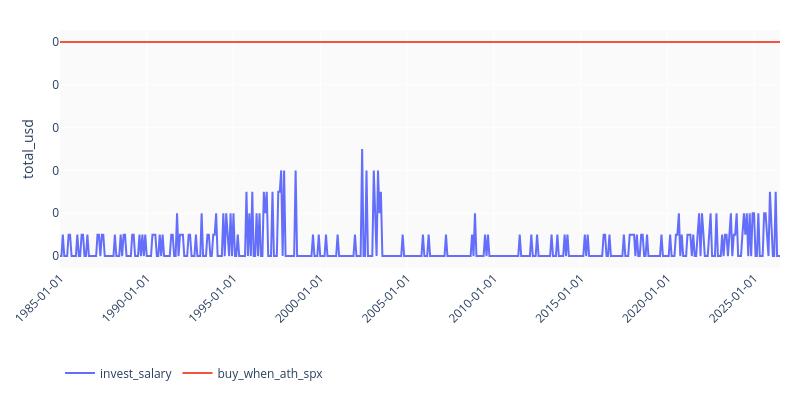
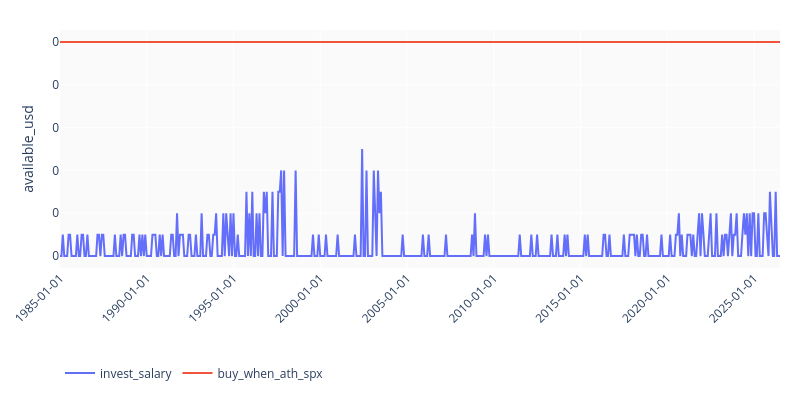
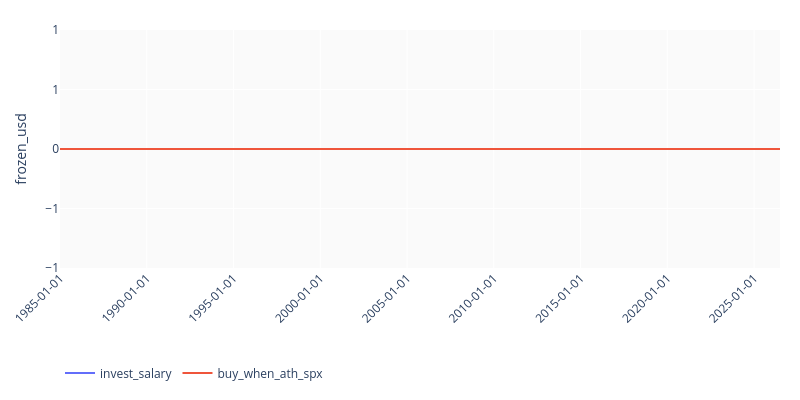

Notebook code cell kept with these figures, in order:
### Code cell
cash_frames = {}
for name, steps in outcomes.items():
    df = steps.copy()
    df["available_usd"] = df["balances"].apply(lambda b: float(b["USD"]))
    df["frozen_usd"] = df["frozen_usd"].fillna(0).astype(float)
    df["total_usd"] = df["available_usd"] + df["frozen_usd"]
    cash_frames[name] = df

plot_series(cash_frames, "total_usd", scale=Scale.LINEAR)
plot_series(cash_frames, "available_usd", scale=Scale.LINEAR)
plot_series(cash_frames, "frozen_usd", scale=Scale.LINEAR)

### Figure 1 — Plotly figure (JSON) as saved in the notebook; plotly's stock layout.template omitted (floating-point values rounded to 4 significant figures; data arrays with more than 128 entries replaced by an {"elided": "..."} marker saying what was removed)
{"data": [{"customdata": {"elided": "499 str values"}, "hovertemplate": "<b>invest_salary</b><br>total_usd: %{y:,.2f}%{customdata}<extra></extra>", "legend": "legend", "line": {"color": "#636EFA"}, "mode": "lines", "name": "invest_salary", "type": "scatter", "x": {"elided": "499 str values"}, "y": {"elided": "499 float values"}}, {"customdata": {"elided": "499 str values"}, "hovertemplate": "<b>buy_when_ath_spx</b><br>total_usd: %{y:,.2f}%{customdata}<extra></extra>", "legend": "legend", "line": {"color": "#EF553B"}, "mode": "lines", "name": "buy_when_ath_spx", "type": "scatter", "x": {"elided": "499 str values"}, "y": {"elided": "499 float values"}}], "layout": {"height": 400, "hovermode": "x unified", "legend": {"orientation": "h", "x": 0, "y": -0.38, "yanchor": "top"}, "margin": {"b": 100, "l": 60, "r": 20, "t": 30}, "paper_bgcolor": "#ffffff", "plot_bgcolor": "#fafafa", "width": 800, "xaxis": {"tickangle": -45, "tickformat": "%Y-%m-%d", "title": {}}, "yaxis": {"tickformat": ",.0f", "title": {"text": "total_usd"}, "type": "linear"}}}

### Figure 2 — Plotly figure (JSON) as saved in the notebook; plotly's stock layout.template omitted (floating-point values rounded to 4 significant figures; data arrays with more than 128 entries replaced by an {"elided": "..."} marker saying what was removed)
{"data": [{"customdata": {"elided": "499 str values"}, "hovertemplate": "<b>invest_salary</b><br>available_usd: %{y:,.2f}%{customdata}<extra></extra>", "legend": "legend", "line": {"color": "#636EFA"}, "mode": "lines", "name": "invest_salary", "type": "scatter", "x": {"elided": "499 str values"}, "y": {"elided": "499 float values"}}, {"customdata": {"elided": "499 str values"}, "hovertemplate": "<b>buy_when_ath_spx</b><br>available_usd: %{y:,.2f}%{customdata}<extra></extra>", "legend": "legend", "line": {"color": "#EF553B"}, "mode": "lines", "name": "buy_when_ath_spx", "type": "scatter", "x": {"elided": "499 str values"}, "y": {"elided": "499 float values"}}], "layout": {"height": 400, "hovermode": "x unified", "legend": {"orientation": "h", "x": 0, "y": -0.38, "yanchor": "top"}, "margin": {"b": 100, "l": 60, "r": 20, "t": 30}, "paper_bgcolor": "#ffffff", "plot_bgcolor": "#fafafa", "width": 800, "xaxis": {"tickangle": -45, "tickformat": "%Y-%m-%d", "title": {}}, "yaxis": {"tickformat": ",.0f", "title": {"text": "available_usd"}, "type": "linear"}}}

### Figure 3 — Plotly figure (JSON) as saved in the notebook; plotly's stock layout.template omitted (floating-point values rounded to 4 significant figures; data arrays with more than 128 entries replaced by an {"elided": "..."} marker saying what was removed)
{"data": [{"customdata": {"elided": "499 str values"}, "hovertemplate": "<b>invest_salary</b><br>frozen_usd: %{y:,.2f}%{customdata}<extra></extra>", "legend": "legend", "line": {"color": "#636EFA"}, "mode": "lines", "name": "invest_salary", "type": "scatter", "x": {"elided": "499 str values"}, "y": {"elided": "499 float values"}}, {"customdata": {"elided": "499 str values"}, "hovertemplate": "<b>buy_when_ath_spx</b><br>frozen_usd: %{y:,.2f}%{customdata}<extra></extra>", "legend": "legend", "line": {"color": "#EF553B"}, "mode": "lines", "name": "buy_when_ath_spx", "type": "scatter", "x": {"elided": "499 str values"}, "y": {"elided": "499 float values"}}], "layout": {"height": 400, "hovermode": "x unified", "legend": {"orientation": "h", "x": 0, "y": -0.38, "yanchor": "top"}, "margin": {"b": 100, "l": 60, "r": 20, "t": 30}, "paper_bgcolor": "#ffffff", "plot_bgcolor": "#fafafa", "width": 800, "xaxis": {"tickangle": -45, "tickformat": "%Y-%m-%d", "title": {}}, "yaxis": {"tickformat": ",.0f", "title": {"text": "frozen_usd"}, "type": "linear"}}}
